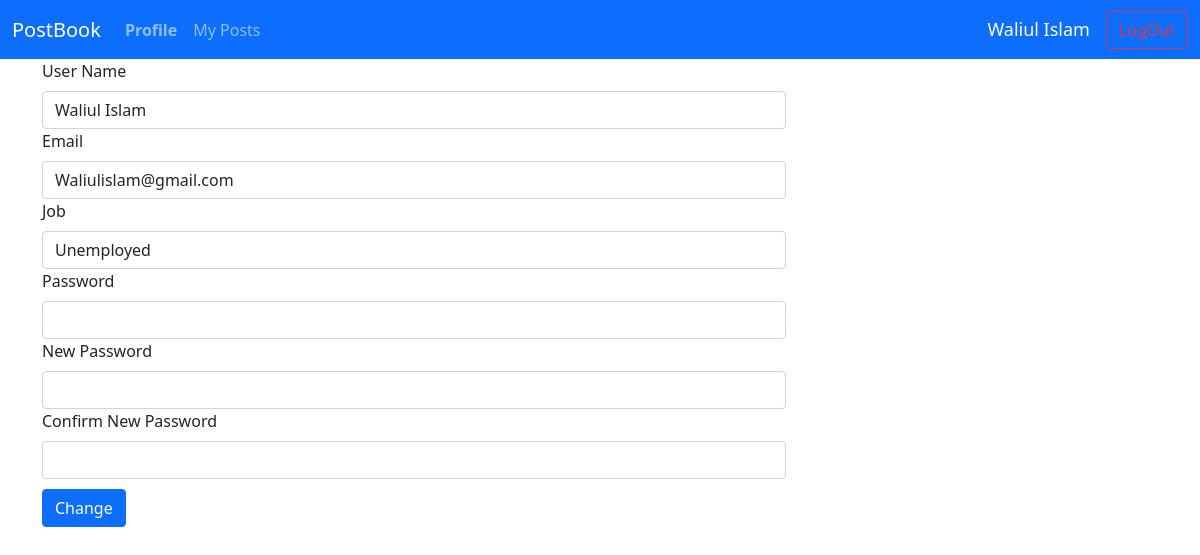
The page /editProfile.php (signed in) on the database its author committed.
### tables this page shows
CREATE TABLE `users` (
  `id` int(11) NOT NULL,
  `name` varchar(200) NOT NULL,
  `email` varchar(200) NOT NULL,
  `job` varchar(200) DEFAULT NULL,
  `password` varchar(200) NOT NULL,
  `created` datetime NOT NULL DEFAULT current_timestamp(),
  `location` varchar(200) DEFAULT NULL
);

### editProfile.php (the view, shortened to what this page needs)
<?php
    $conn = connect();
    include ('navbar.php');
    $id= $_SESSION['userid'];
    $sq= "SELECT * FROM users WHERE id='$id'";
    $thisUser= mysqli_fetch_assoc($conn->query($sq));
?>
<!doctype html>
<html lang="en">
  <head>
    <link href="https://cdn.jsdelivr.net/npm/bootstrap@5.0.0-beta1/dist/css/bootstrap.min.css" rel="stylesheet">
    <link href="css/home.css" rel="stylesheet">
  </head>
  <div class="container">
  <form method="POST" action="editProfile.php" enctype="multipart/form-data">
                                        <div class="form-group pt-20">
                                            <div class="col-sm-4">
                                                <label for="uname" class="form-label"> User Name</label>
                                            </div>
                                            <div class="col-sm-8">
                                                <input name="name" type="text" class="form-control" placeholder="Name" id="name" value="<?php echo $thisUser['name']; ?>" required>
                                            </div>
                                        </div>
                                        <div class="form-group pt-20">
                                            <div class="col-sm-4">
                                                <label for="email" class="form-label"> Email </label>
                                            </div>
                                            <div class="col-sm-8">
                                                <input name="email" type="text" class="form-control" placeholder="Email Address" value="<?php echo $thisUser['email']; ?>" id="buy" required>
                                            </div>
                                        </div>
                                        <div class="form-group pt-20">
                                            <div class="col-sm-4">
                                                <label for="email" class="form-label"> Job </label>
                                            </div>
                                            <div class="col-sm-8">
                                                <input name="job" type="text" class="form-control" placeholder="Job" value="<?php echo $thisUser['job']; ?>" id="buy" required>
                                            </div>
                                        </div>
                                        <div class="form-group pt-20">
                                            <div class="col-sm-4">
                                                <label for="pass" class="form-label"> Password</label>
                                            </div>
                                            <div class="col-sm-8">
                                                <input name="pass" class="form-control" type="password" id="pass" required>
                                            </div>
                                        </div>
                                        <div class="form-group pt-20">
                                            <div class="col-sm-4">
                                                <label for="npass" class="form-label">New Password</label>
                                            </div>
                                            <div class="col-sm-8">
                                                <input name="npass" class="form-control" type="password" id="npass" >
                                            </div>
                                        </div>
                                        <div class="form-group pt-20">
                                            <div class="col-sm-4">
                                                <label for="cpass" class="form-label">Confirm New Password</label>
                                            </div>
                                            <div class="col-sm-8">
                                                <input name="cpass" class="form-control" type="password" id="cpass" >
                                            </div>
                                        </div>
                                        <button style="margin: 10px 0px;" type="submit" value="submit" name="submit" class="btn btn-primary">Change</button>
  </form>
  </div>
  <body>
  </body>
</html>

### rows shown on the page
users: name "Waliul Islam", email "Waliulislam@gmail.com", job "Unemployed"

### other values the page prints
$user "Waliul Islam"
